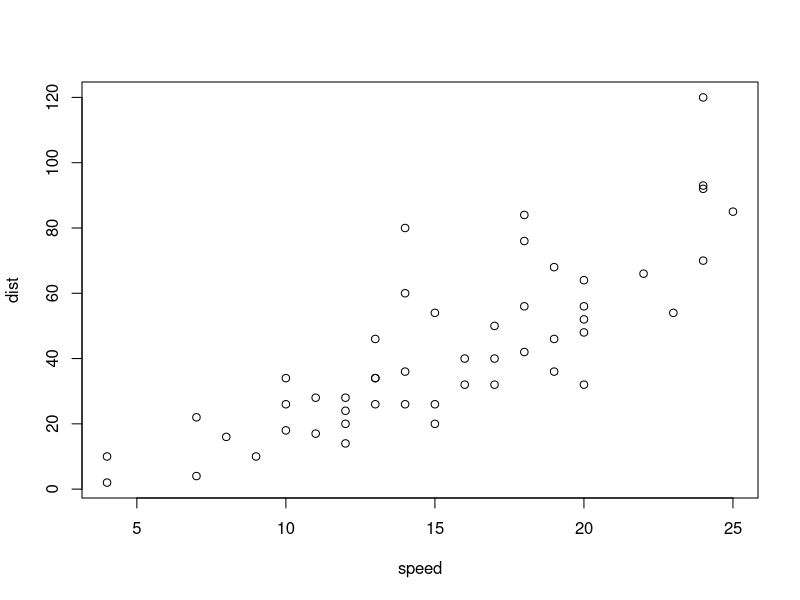
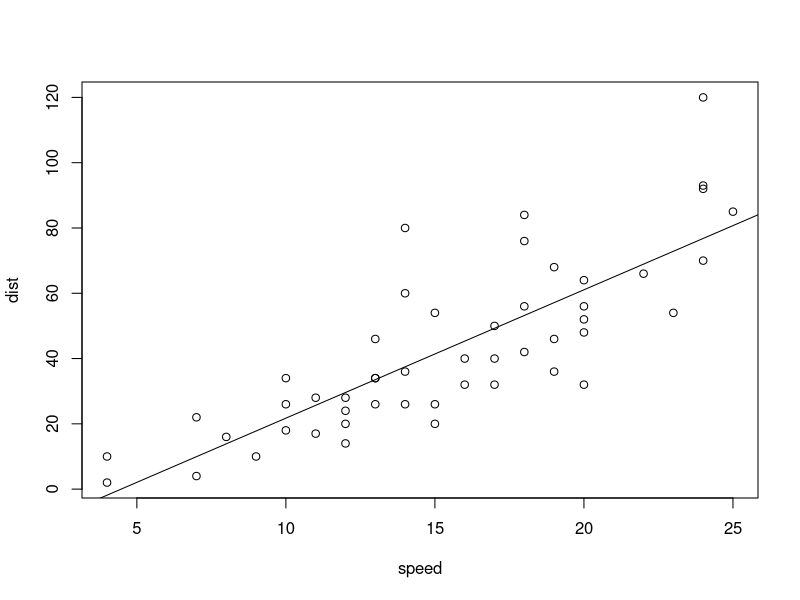
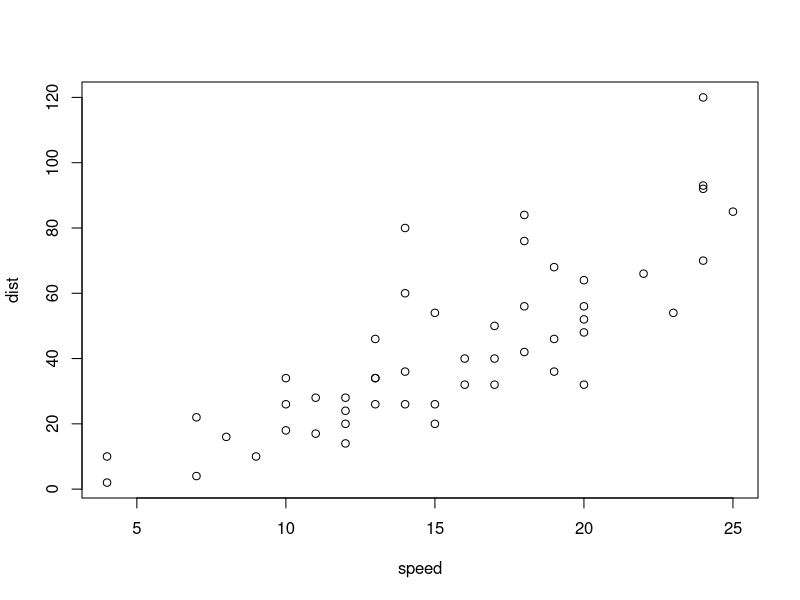
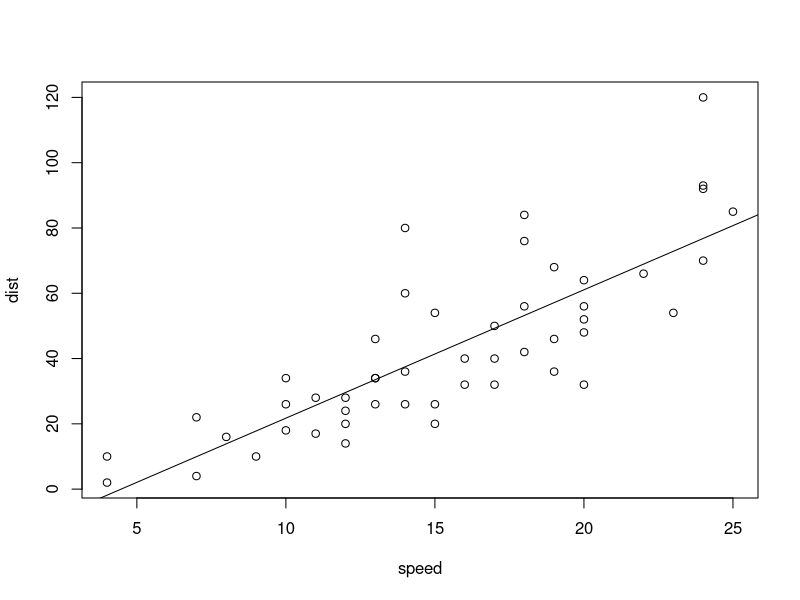
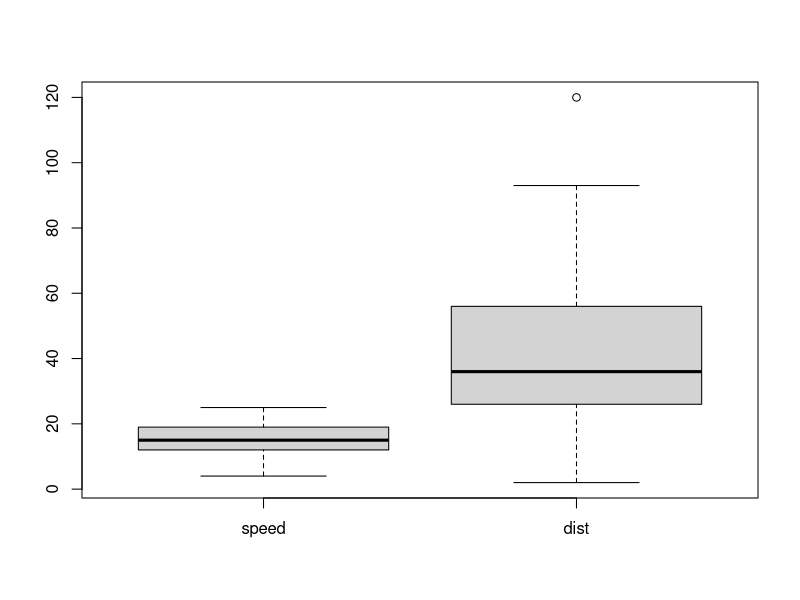
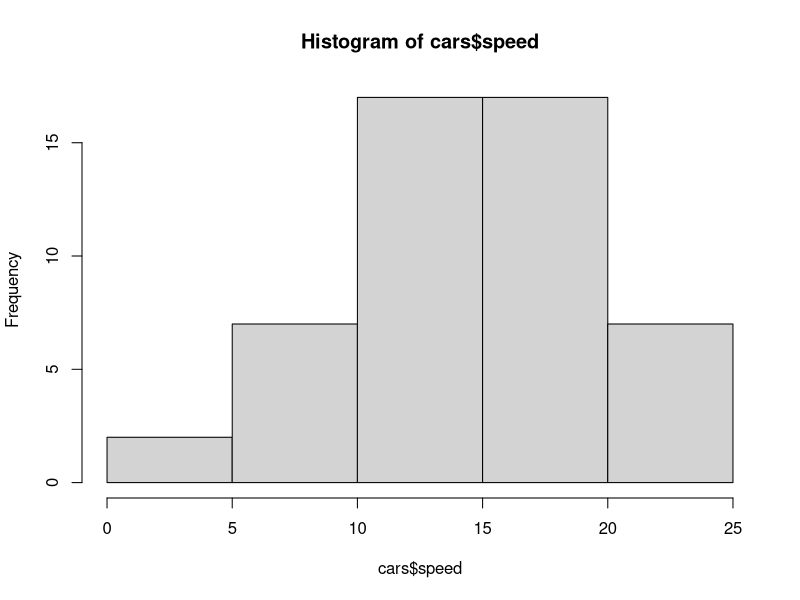
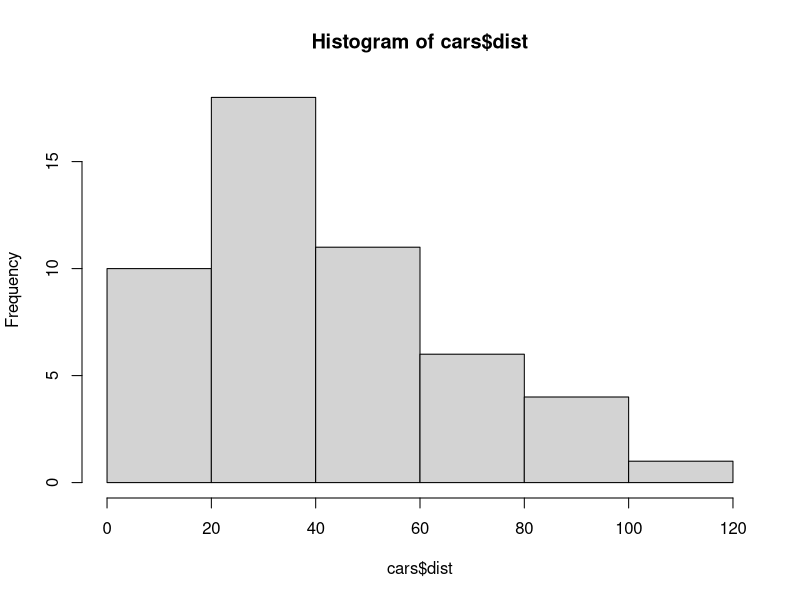
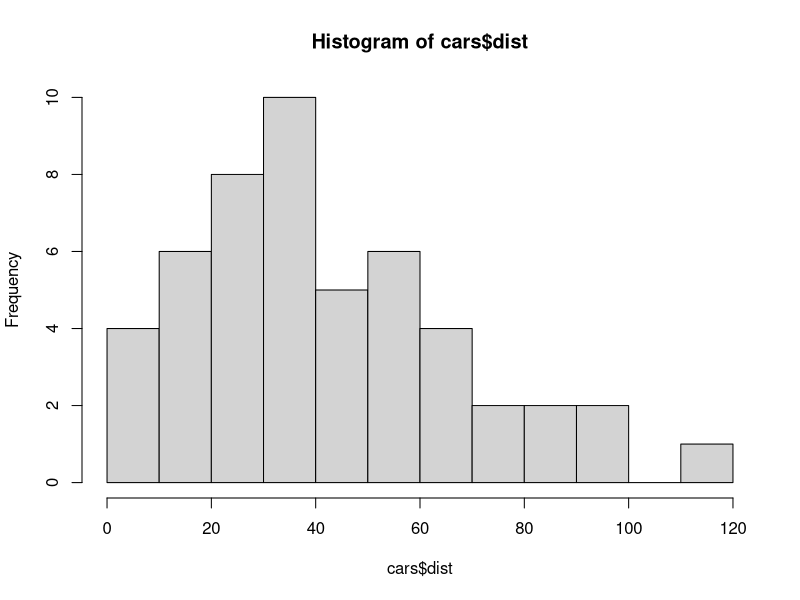

Write the R code that produced these figures, in order.
## ---- chunk 1
plot(cars)
## ---- chunk 2
plot(cars) # cars: Speed and Stopping Distances of Cars
abline(lm(cars$dist~cars$speed))
## ---- chunk 3
head(cars)
## ---- chunk 4
summary(cars)
## ---- chunk 5
summary(lm(cars$dist~cars$speed))
## ---- chunk 6
#################
#
# basics.R
#
################
# 'Quick R' by DataCamp may be a handy reference: 
#     https://www.statmethods.net/management/index.html
# Cheat Sheet at RStudio: https://www.rstudio.com/resources/cheatsheets/
# Base R Cheat Sheet: https://github.com/rstudio/cheatsheets/raw/main/base-r.pdf
# To execute the line: Control + Enter (Window and Linux), Command + Enter (Mac)
## try your experiments on the console

## calculator

3 + 7

### +, -, *, /, ^ (or **), %%, %/%

3 + 10 / 2

3^2

2^3

2*2*2

### assignment: <-, (=, ->, assign()) 

x <- 5

x 

#### object_name <- value, '<-' shortcut: Alt (option) + '-' (hyphen or minus) 
#### Object names must start with a letter and can only contain letter, numbers, _ and .

this_is_a_long_name <- 5^3

this_is_a_long_name

char_name <- "What is your name?"

char_name

#### Use 'tab completion' and 'up arrow'

### ls(): list of all assignments

ls()
ls.str()

#### check Environment in the upper right pane

### (atomic) vectors

5:10

a <- seq(5,10)

a

b <- 5:10

identical(a,b)

seq(5,10,2) # same ase seq(from = 5, to = 10, by = 2)

c1 <- seq(0,100, by = 10)

c2 <- seq(0,100, length.out = 10)

c1

c2

length(c1)

#### ? seq   ? length   ? identical

(die <- 1:6)

zero_one <- c(0,1) # same as 0:1

die + zero_one # c(1,2,3,4,5,6) + c(0,1). re-use

d1 <- rep(1:3,2) # repeat


d1

die == d1

d2 <- as.character(die == d1)

d2

d3 <- as.numeric(die == d1)

d3

### class() for class and typeof() for mode
### class of vectors: numeric, charcters, logical
### types of vectors: doubles, integers, characters, logicals (complex and raw)

typeof(d1); class(d1)

typeof(d2); class(d2)

typeof(d3); class(d3)

sqrt(2)

sqrt(2)^2

sqrt(2)^2 - 2

typeof(sqrt(2))

typeof(2)

typeof(2L)

5 == c(5)

length(5)

### Subsetting

(A_Z <- LETTERS)

A_F <- A_Z[1:6]

A_F

A_F[3]

A_F[c(3,5)]

large <- die > 3

large

even <- die %in% c(2,4,6)

even

A_F[large]

A_F[even]

A_F[die < 4]

### Compare df with df1 <- data.frame(number = die, alphabet = A_F)
df <- data.frame(number = die, alphabet = A_F, stringsAsFactors = FALSE)

df

df$number

df$alphabet

df[3,2]

df[4,1]

df[1]

class(df[1])

class(df[[1]])

identical(df[[1]], die)

identical(df[1],die)

####################
# The First Example
####################

plot(cars)

# Help

? cars

# cars is in the 'datasets' package

data()

# help(cars) does the same as ? cars
# You can use Help tab in the right bottom pane

help(plot)
? par

head(cars)

str(cars)

summary(cars)

x <- cars$speed
y <- cars$dist

min(x)
mean(x)
quantile(x)

plot(cars)

abline(lm(cars$dist ~ cars$speed))

summary(lm(cars$dist ~ cars$speed))

boxplot(cars)

hist(cars$speed)
hist(cars$dist)
hist(cars$dist, breaks = seq(0,120, 10))
